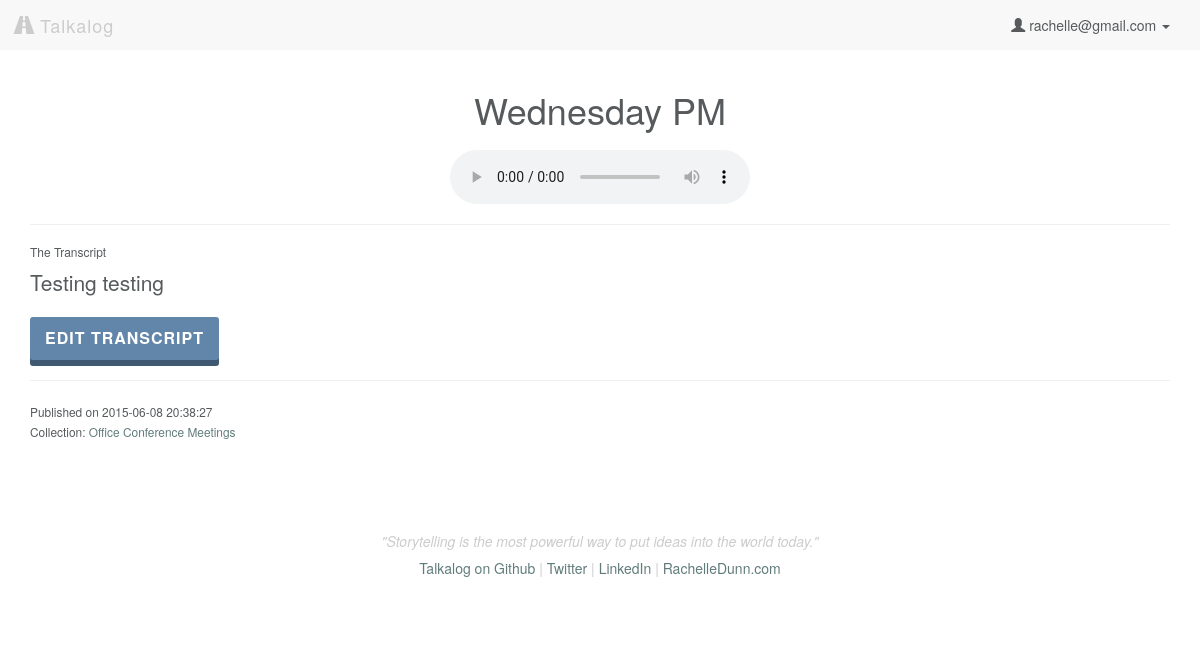
The page /listen/6 (signed in) on the database as committed earlier.
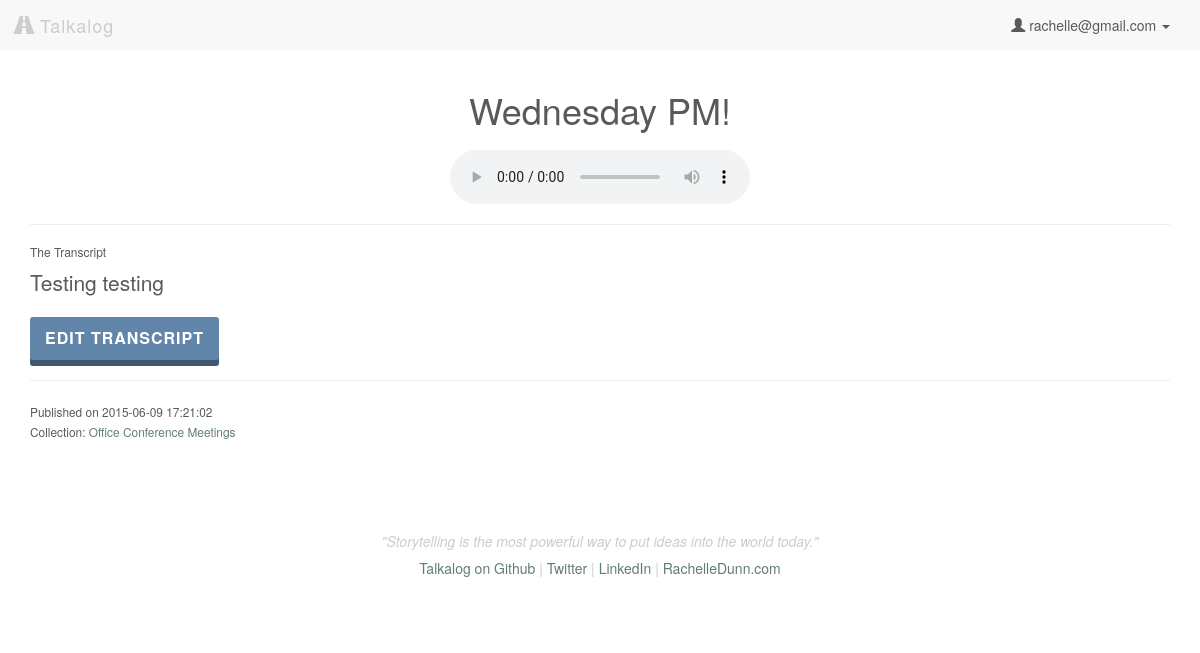
The same page on the database as committed later.
### model.py (models this page shows, shortened)
class Upload(db.Model):
    __tablename__ = "Uploads"
    id = db.Column(db.Integer, autoincrement=True, primary_key=True)
    user_id = db.Column(db.Integer, db.ForeignKey('Users.id'), nullable=False)
    title = db.Column(db.String, nullable=False, default=db.func.now())
    path = db.Column(db.String(50))
    mimetype = db.Column(db.String(50), default='wav') # wav, jpg, mp3
    datetime = db.Column(db.DateTime, default=db.func.now(), onupdate=db.func.now()) # set datetime to current timestamp
    transcript = db.Column(db.Text)
    user = db.relationship("User", backref=db.backref("uploads", order_by=id))

### server.py (the view)
@app.route('/listen/<int:id>')
def listen_audio(id):
	"""Show more information about the single user logged in."""
	if 'email' in session:
		user_email = session['email']
		user = User.query.filter_by(email=user_email).first()
		this_file = Upload.query.filter_by(id=id).first()
		cu = this_file.collectionsuploads
		print 'CollectionsUploads: ', cu
		collection = [cu.collection for cu in cu]
		print 'This is the parent collection: ', collection
		collect_users = []
		for c in collection:
			for i in c.collectionsusers:
				print 'what is i', i
				collect_users.append(i.user_id)
		if (this_file.user_id == user.id) or (user.id in collect_users):
			return render_template('listen.html', user=user, upload=this_file,
				upload_folder=UPLOAD_FOLDER)
		else:
			flash('You don\'t have access to view this page')
			return redirect('/')
	else:
		flash('You must be logged in to access this page.')
		return redirect('/')

### model.py (called while the page is built)
    def __repr__(self):
        return "<Collection id: %s user_id: %s title: %s>" % (
        self.id, self.user_id, self.title)

    def __repr__(self):
        return "<CollectionsUploads id: %s collection_id: %s upload_id: %s>" % (
        self.id, self.collection_id, self.upload_id)

### templates/listen.html (shortened to what this page needs)
{% extends 'base.html' %}
{% block imports %}
<link rel="stylesheet" href="/static/css/print.css" type="text/css" media="print"/>
{% endblock %}
{% block content %}
    <h1 id="upload-title" upload-id="{{ upload.id }}" class="text-center">{{ upload.title }}</h1>
    <audio controls>
        <source src="{{ upload_folder }}/{{ upload.path }}" type="audio/wav">
    </audio>
    <hr>
    <h6 id="transcript">The Transcript</h6>
    <div class="transcript-body lead">
    {% if upload.transcript %}
        {{ upload.transcript|safe }}
        <button type="button" class="button edit-transcript" data-toggle="modal" data-target="#myModal">Edit Transcript</button>
    {% else %}
        <button id="load" class="button">Generate Transcript</button>
        <div id="transcript-content"> </div>
    {% endif %}
    </div>
    <hr>
    <p><small>Published on {{ upload.datetime }}<br>
    {% if upload.collectionsuploads %}
        Collection:
        {% for uc in upload.collectionsuploads %}
            <a href="/collection/{{ uc.collection.id }}">{{ uc.collection.title }}</a>
        {% endfor %}
    {% endif %}
    </small></p>
{% endblock %}

Rows that differ between the two databases and show on the page:
changed Upload "Testing testing": title "Wednesday PM" → "Wednesday PM!"; datetime "2015-06-08 20:38:27" → "2015-06-09 17:21:02"
